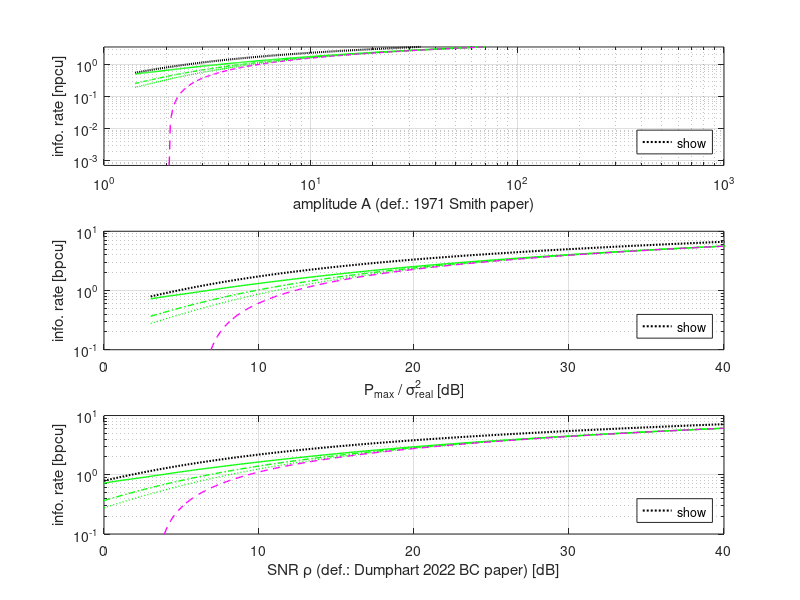
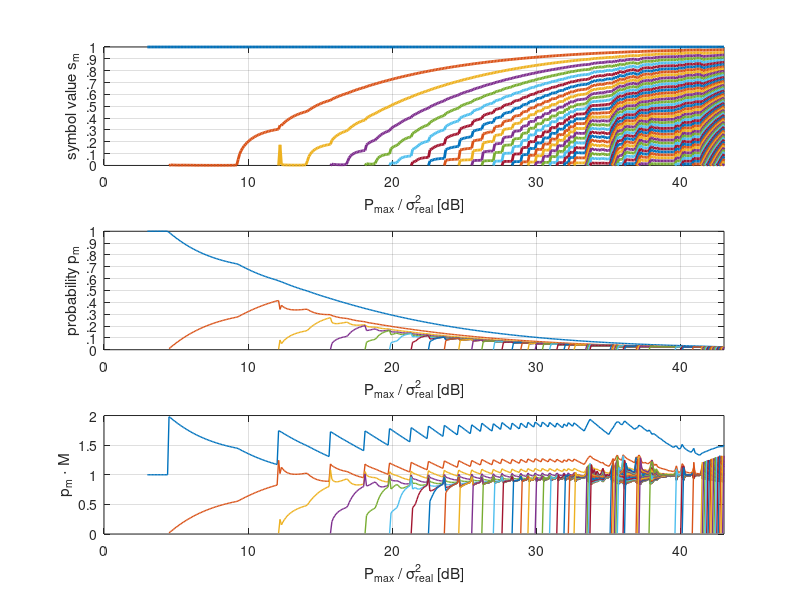

Here is the MATLAB script that generated these plots, in order:
% Plots the parameters of the (finite number of) mass points that
% describe the capacity-achieving transmit distribution over a
% peak-power-constrained real-valued AWGN channel. This is done for many
% different signal-to-noise ratio (SNR) values with a thorough sweep.
%
% The underlying theory is given in the paper:
% Joel G. Smith 1971, "The Information Capacity of Amplitude- and
% Variance-Constrained Scalar Gaussian Channels".
%
% This script relies on the precomputed data in 
% channelCapacity_RealAwgnChan_PeakPowerConstr_0to40dB.mat
% which is generated by
% eval04c_RealAwgnChan_OptMassPointParamsVsSNR_Compute.m
% 
%--------------------------------------------------------------------------
%   This code repository accompanies the following academic publication:
%   Gregor Dumphart, Johannes Sager, Armin Wittneben,
%   "Load Modulation for Backscatter Communication: Channel Capacity and
%   Capacity-Approaching Finite Constellations."
%   arXiv preprint arXiv:2207.08100, July 2022.  
%   Available online at (open access): https://arxiv.org/abs/2207.08100
%
%   Coded by: Gregor Dumphart (gregord.research@gmail.com), July 2022,
%   ETH Zurich (D-ITET, Wireless Communications Group), Switzerland.
%   BSD 3-Clause License applies. Copyright (c) 2022, Gregor Dumphart.
%--------------------------------------------------------------------------   
clear all
addpath 'functions'
load channelCapacity_RealAwgnChan_PeakPowerConstr_0to40dB

% SNR definition is from the Dumphart paper!

% % For comparison: asymptotes from paper Smith 1971, which assumes
% % noise variance 1
A = sqrt(2 * SNR_DefPaper2022);
%asymptote_nat = .5*log(SNR_DefPaper2022) + log(2) - .5*log(pi*exp(1));
asymptote_nat = log(2*A) - log(sqrt(2*pi*exp(1)));
%asymptote_bit = .5*log2(SNR_DefPaper2022) + 1 - .5*log2(pi*exp(1));
asymptote_bit = .5*log2(4*SNR_DefPaper2022 / (pi*exp(1)));

SNR_real    = 1 ./ varianceRealNoise;
SNR_real_dB = 10*log10(SNR_real);

figure(40401), clf

subplot(3,1,1)

semilogx(A, .5*log(1 + SNR_real), 'k:', 'LineWidth', 1.5, 'DisplayName', 'upper bound 1/2 log(1 + A^2)'), hold on
semilogx(A, R_max_real / log2(exp(1)), 'g-', 'LineWidth', 1, 'DisplayName', 'capacity, real AWGN chan., peak-power constr.'), hold on
semilogy(A, R_UD_real  / log2(exp(1)), 'g-.', 'LineWidth', 1, 'DisplayName', 'ach. rate, unif. distr. unit interval'), hold on
semilogy(A, R_LB_real  / log2(exp(1)), 'g:', 'LineWidth', 1, 'DisplayName', 'lower bound 1/2 log_2(1 + 4\rho/(e\pi))'), hold on
semilogx(A, asymptote_nat, 'm--', 'LineWidth', 1, 'DisplayName', 'asymptote log(2A) - log(sqrt(2\pie)), Smith 1971')
grid on
xlabel('amplitude A (def.: 1971 Smith paper)')
ylabel('info. rate [npcu]')
legend('show', 'Location', 'SouthEast')
ylim([0 3.5])

subplot(3,1,2)

semilogy(SNR_real_dB, .5*log2(1 + SNR_real), 'k:', 'LineWidth', 1.5, 'DisplayName', 'upper bound 1/2 log_2(1 + P_{max} / \sigma_{real}^2)'), hold on
semilogy(SNR_real_dB, R_max_real, 'g-', 'LineWidth', 1, 'DisplayName', 'capacity, real AWGN chan., peak-power constr.'), hold on
semilogy(SNR_real_dB, R_UD_real, 'g-.', 'LineWidth', 1, 'DisplayName', 'ach. rate, unif. distr. unit interval'), hold on
semilogy(SNR_real_dB, R_LB_real, 'g:', 'LineWidth', 1, 'DisplayName', 'lower bound 1/2 log_2(1 + 4\rho/(\pie))'), hold on
semilogy(SNR_real_dB, asymptote_bit, 'm--', 'LineWidth', 1, 'DisplayName', 'asymptote, Smith 1971')
grid on
xlabel('P_{max} / \sigma_{real}^2 [dB]')
ylabel('info. rate [bpcu]')
legend('show', 'Location', 'SouthEast')
ylim([1E-1, 1E1])
xlim([min(SNR_DefPaper2022_dB) max(SNR_DefPaper2022_dB)])
xticks(-100 : 10 : 100)

subplot(3,1,3)

semilogy(SNR_DefPaper2022_dB, .5*log2(1 + SNR_real), 'k:', 'LineWidth', 1.5, 'DisplayName', 'upper bound 1/2 log_2(1 + 2\rho)'), hold on
semilogy(SNR_DefPaper2022_dB, R_max_real, 'g-', 'LineWidth', 1, 'DisplayName', 'capacity, real AWGN chan., peak-power constr.'), hold on
semilogy(SNR_DefPaper2022_dB, R_UD_real, 'g-.', 'LineWidth', 1, 'DisplayName', 'ach. rate, unif. distr. unit interval'), hold on
semilogy(SNR_DefPaper2022_dB, R_LB_real, 'g:', 'LineWidth', 1, 'DisplayName', 'lower bound 1/2 log_2(1 + 4\rho/(\pie))'), hold on
semilogy(SNR_DefPaper2022_dB, asymptote_bit, 'm--', 'LineWidth', 1, 'DisplayName', 'asymptote 1/2 log_2(4\rho/(\pie)), Smith 1971')
grid on
xlabel('SNR \rho (def.: Dumphart 2022 BC paper) [dB]')
ylabel('info. rate [bpcu]')
legend('show', 'Location', 'SouthEast')
ylim([1E-1, 1E1])
xlim([min(SNR_DefPaper2022_dB) max(SNR_DefPaper2022_dB)])
xticks(-100 : 10 : 100)

figure(40402), clf

subplot(3,1,1)

for m = 1 : max(MOnesided_evolution)
    plot(SNR_real_dB, smOnesided_evolution(m,:), 'LineWidth', 2, 'HandleVisibility', 'off'), hold on
end
grid on
xlabel('P_{max} / \sigma_{real}^2 [dB]')
ylabel('symbol value s_m')
xticks(-100 : 10 : 100)
xlim([0, max(SNR_real_dB)])
yticks(0 : .1 : 1)
set(gca, 'YTickLabel', {'0','.1','.2','.3','.4','.5','.6','.7','.8','.9','1'})

subplot(3,1,2)

for m = 1 : max(MOnesided_evolution)
    plot(SNR_real_dB, pmOnesided_evolution(m,:), 'LineWidth', 1, 'HandleVisibility', 'off'), hold on
end
grid on
xlabel('P_{max} / \sigma_{real}^2 [dB]')
ylabel('probability p_m')
ylim([0 1])
xticks(-100 : 10 : 100)
xlim([0, max(SNR_real_dB)])
yticks(0 : .1 : 1)
set(gca, 'YTickLabel', {'0','.1','.2','.3','.4','.5','.6','.7','.8','.9','1'})

subplot(3,1,3)

for m = 1 : max(MOnesided_evolution)
    plot(SNR_real_dB, MOnesided_evolution .* pmOnesided_evolution(m,:), 'LineWidth', 1, 'HandleVisibility', 'off'), hold on
end
grid on
xlabel('P_{max} / \sigma_{real}^2 [dB]')
ylabel('p_m \cdot M')
xticks(-100 : 10 : 100)
xlim([0, max(SNR_real_dB)])
